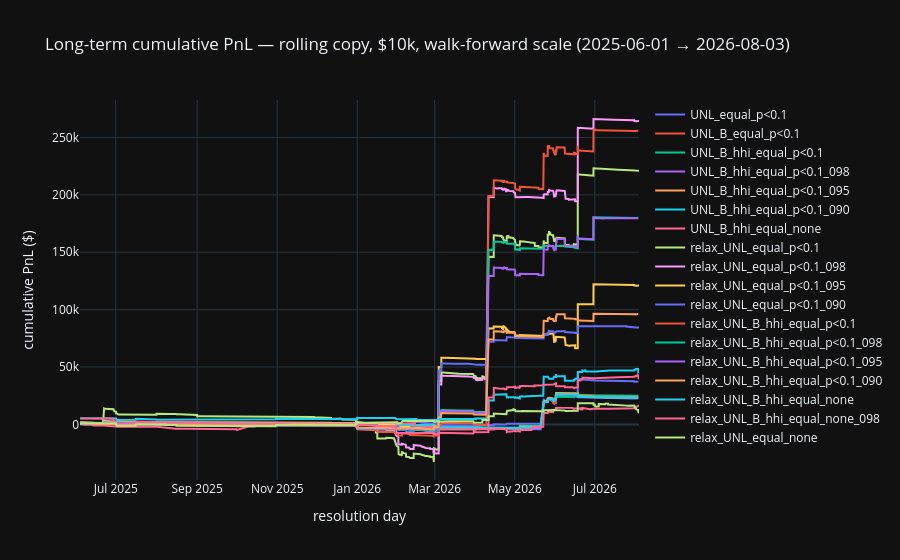
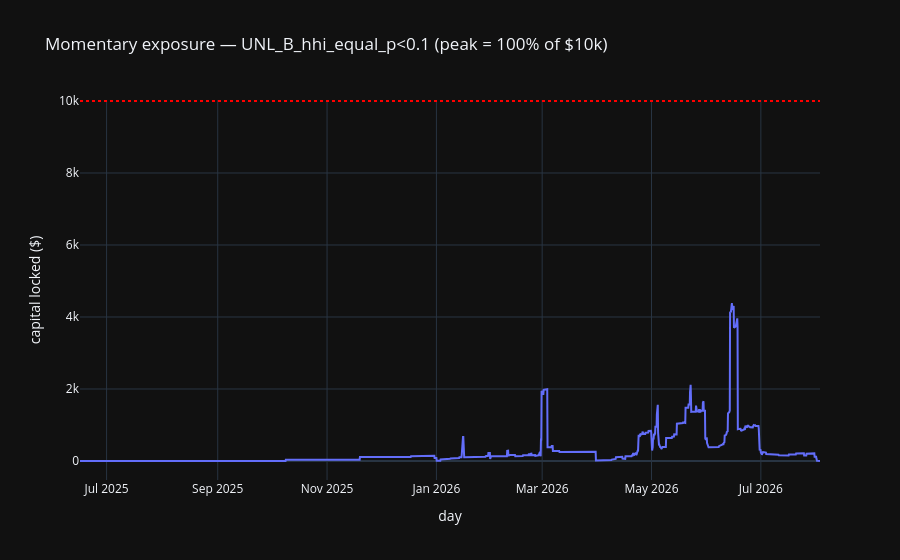
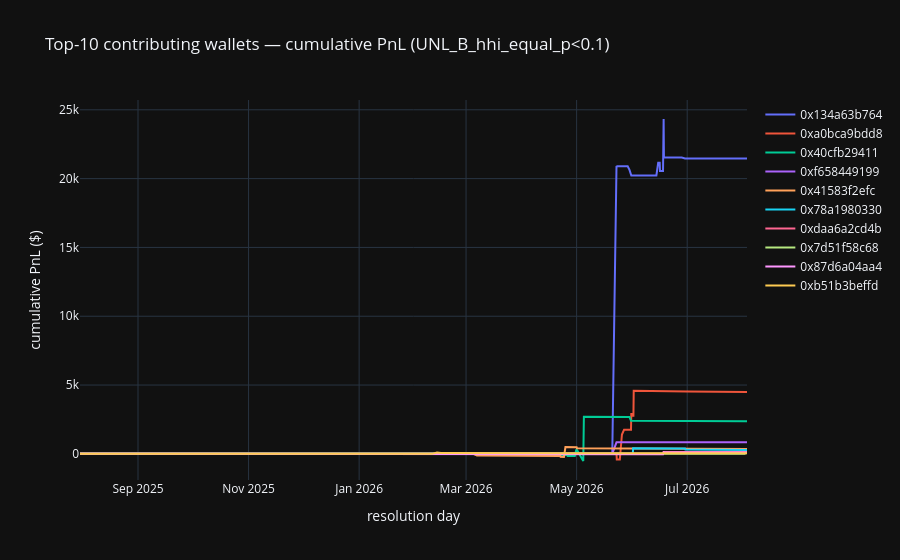

Source (notebook cell) for these figures, in order:
### Code cell
# Daily exposure + top-10 contributor wallets (primary config)
import plotly.graph_objects as go

prim = lt_out["UNL_B_hhi_equal_p<0.1"]
sub = prim["fr"].loc[prim["res"]["taken"]].copy()
qty = np.clip(1.0 * sub["score1"] * sub["alpha_wf"] * sub["copyable_qty_5m_100"],
              0.0, sub["copyable_qty_5m_100"])
cost = sub["price"] * qty
op = sub["dt"].dt.floor("4h")
cl = np.maximum(
    pd.to_datetime(sub["end_date_iso"], utc=True).values.astype("datetime64[ns]"),
    pd.to_datetime(sub["market_close"], utc=True).values.astype("datetime64[ns]"),
)
cl = pd.DatetimeIndex(cl).tz_localize("UTC").floor("4h")
day_idx = pd.date_range(prim["fr"]["dt"].min().floor("4h"),
                        prim["fr"]["dt"].max().floor("4h"), freq="4h", tz="UTC")
ev = pd.Series(0.0, index=day_idx)
ev = ev.add(pd.Series(cost.to_numpy(), index=op).groupby(level=0).sum(), fill_value=0.0)
ev = ev.add(-pd.Series(cost.to_numpy(), index=cl).groupby(level=0).sum(), fill_value=0.0)
expo = ev.cumsum()

fig = go.Figure()
for name, d in lt_out.items():
    fig.add_trace(go.Scatter(x=d["cum"].index, y=d["cum"].values, name=name, mode="lines"))
fig.update_layout(
    title=f"Long-term cumulative PnL — rolling copy, $10k, walk-forward scale ({LT_START.date()} → {DATA_END.date()})",
    template="plotly_dark", xaxis_title="resolution day", yaxis_title="cumulative PnL ($)",
)
fig.show()

fig2 = go.Figure()
fig2.add_trace(go.Scatter(x=expo.index, y=expo.values, name="capital locked", mode="lines"))
fig2.add_hline(y=BUDGET, line_dash="dot", line_color="red")
fig2.update_layout(
    title="Momentary exposure — UNL_B_hhi_equal_p<0.1 (peak = 100% of $10k)",
    template="plotly_dark", xaxis_title="day", yaxis_title="capital locked ($)",
)
fig2.show()

per_share = sub["copyable_pnl"] / sub["copyable_qty_5m_100"].replace(0, np.nan)
pnl = (per_share * qty).fillna(0.0)
g = pd.DataFrame({"wallet": sub["wallet"].to_numpy(), "rel": cl, "pnl": pnl.to_numpy()})
pw = g.groupby(["wallet", "rel"])["pnl"].sum().unstack().fillna(0.0).cumsum(axis=1)
top10 = pw.T.iloc[-1].nlargest(10).index
pwtop = pw.T[top10]

fig3 = go.Figure()
for w in top10:
    fig3.add_trace(go.Scatter(x=pwtop.index, y=pwtop[w].values, name=str(w)[:12], mode="lines"))
fig3.update_layout(
    title="Top-10 contributing wallets — cumulative PnL (UNL_B_hhi_equal_p<0.1)",
    template="plotly_dark", xaxis_title="resolution day", yaxis_title="cumulative PnL ($)",
)
fig3.show()

print("top-10 wallets, final cumulative PnL:")
print(pwtop.iloc[-1].sort_values(ascending=False).round(0).to_string())
print(f"top-10 share of total: {pwtop.iloc[-1].sum():,.0f} / {pw.T.iloc[-1].sum():,.0f} "
      f"({pwtop.iloc[-1].sum() / pw.T.iloc[-1].sum():.0%})")

### Figure 1 — Plotly figure (JSON) as saved in the notebook; plotly's stock layout.template omitted (floating-point values rounded to 4 significant figures; data arrays with more than 128 entries replaced by an {"elided": "..."} marker saying what was removed)
{"data": [{"mode": "lines", "name": "UNL_equal_p<0.1", "type": "scatter", "x": {"elided": "732 str values"}, "y": {"elided": "732 float values"}}, {"mode": "lines", "name": "UNL_B_equal_p<0.1", "type": "scatter", "x": {"elided": "367 str values"}, "y": {"elided": "367 float values"}}, {"mode": "lines", "name": "UNL_B_hhi_equal_p<0.1", "type": "scatter", "x": {"elided": "367 str values"}, "y": {"elided": "367 float values"}}, {"mode": "lines", "name": "UNL_B_hhi_equal_p<0.1_098", "type": "scatter", "x": {"elided": "367 str values"}, "y": {"elided": "367 float values"}}, {"mode": "lines", "name": "UNL_B_hhi_equal_p<0.1_095", "type": "scatter", "x": {"elided": "367 str values"}, "y": {"elided": "367 float values"}}, {"mode": "lines", "name": "UNL_B_hhi_equal_p<0.1_090", "type": "scatter", "x": {"elided": "367 str values"}, "y": {"elided": "367 float values"}}, {"mode": "lines", "name": "UNL_B_hhi_equal_none", "type": "scatter", "x": {"elided": "1414 str values"}, "y": {"elided": "1414 float values"}}, {"mode": "lines", "name": "relax_UNL_equal_p<0.1", "type": "scatter", "x": {"elided": "2319 str values"}, "y": {"elided": "2319 float values"}}, {"mode": "lines", "name": "relax_UNL_equal_p<0.1_098", "type": "scatter", "x": {"elided": "2365 str values"}, "y": {"elided": "2365 float values"}}, {"mode": "lines", "name": "relax_UNL_equal_p<0.1_095", "type": "scatter", "x": {"elided": "2362 str values"}, "y": {"elided": "2362 float values"}}, {"mode": "lines", "name": "relax_UNL_equal_p<0.1_090", "type": "scatter", "x": {"elided": "2373 str values"}, "y": {"elided": "2373 float values"}}, {"mode": "lines", "name": "relax_UNL_B_hhi_equal_p<0.1", "type": "scatter", "x": {"elided": "1178 str values"}, "y": {"elided": "1178 float values"}}, {"mode": "lines", "name": "relax_UNL_B_hhi_equal_p<0.1_098", "type": "scatter", "x": {"elided": "1181 str values"}, "y": {"elided": "1181 float values"}}, {"mode": "lines", "name": "relax_UNL_B_hhi_equal_p<0.1_095", "type": "scatter", "x": {"elided": "1181 str values"}, "y": {"elided": "1181 float values"}}, {"mode": "lines", "name": "relax_UNL_B_hhi_equal_p<0.1_090", "type": "scatter", "x": {"elided": "1181 str values"}, "y": {"elided": "1181 float values"}}, {"mode": "lines", "name": "relax_UNL_B_hhi_equal_none", "type": "scatter", "x": {"elided": "3038 str values"}, "y": {"elided": "3038 float values"}}, {"mode": "lines", "name": "relax_UNL_B_hhi_equal_none_098", "type": "scatter", "x": {"elided": "3418 str values"}, "y": {"elided": "3418 float values"}}, {"mode": "lines", "name": "relax_UNL_equal_none", "type": "scatter", "x": {"elided": "5477 str values"}, "y": {"elided": "5477 float values"}}], "layout": {"title": {"text": "Long-term cumulative PnL — rolling copy, $10k, walk-forward scale (2025-06-01 → 2026-08-03)"}, "xaxis": {"title": {"text": "resolution day"}}, "yaxis": {"title": {"text": "cumulative PnL ($)"}}}}

### Figure 2 — Plotly figure (JSON) as saved in the notebook; plotly's stock layout.template omitted (floating-point values rounded to 4 significant figures; data arrays with more than 128 entries replaced by an {"elided": "..."} marker saying what was removed)
{"data": [{"mode": "lines", "name": "capital locked", "type": "scatter", "x": {"elided": "2470 str values"}, "y": {"elided": "2470 float values"}}], "layout": {"shapes": [{"line": {"color": "red", "dash": "dot"}, "type": "line", "x0": 0, "x1": 1, "xref": "x domain", "y0": 10000, "y1": 10000, "yref": "y"}], "title": {"text": "Momentary exposure — UNL_B_hhi_equal_p<0.1 (peak = 100% of $10k)"}, "xaxis": {"title": {"text": "day"}}, "yaxis": {"title": {"text": "capital locked ($)"}}}}

### Figure 3 — Plotly figure (JSON) as saved in the notebook; plotly's stock layout.template omitted (floating-point values rounded to 4 significant figures; data arrays with more than 128 entries replaced by an {"elided": "..."} marker saying what was removed)
{"data": [{"mode": "lines", "name": "0x134a63b764", "type": "scatter", "x": {"elided": "229 str values"}, "y": {"elided": "229 float values"}}, {"mode": "lines", "name": "0xa0bca9bdd8", "type": "scatter", "x": {"elided": "229 str values"}, "y": {"elided": "229 float values"}}, {"mode": "lines", "name": "0x40cfb29411", "type": "scatter", "x": {"elided": "229 str values"}, "y": {"elided": "229 float values"}}, {"mode": "lines", "name": "0xf658449199", "type": "scatter", "x": {"elided": "229 str values"}, "y": {"elided": "229 float values"}}, {"mode": "lines", "name": "0x41583f2efc", "type": "scatter", "x": {"elided": "229 str values"}, "y": {"elided": "229 float values"}}, {"mode": "lines", "name": "0x78a1980330", "type": "scatter", "x": {"elided": "229 str values"}, "y": {"elided": "229 float values"}}, {"mode": "lines", "name": "0xdaa6a2cd4b", "type": "scatter", "x": {"elided": "229 str values"}, "y": {"elided": "229 float values"}}, {"mode": "lines", "name": "0x7d51f58c68", "type": "scatter", "x": {"elided": "229 str values"}, "y": {"elided": "229 float values"}}, {"mode": "lines", "name": "0x87d6a04aa4", "type": "scatter", "x": {"elided": "229 str values"}, "y": {"elided": "229 float values"}}, {"mode": "lines", "name": "0xb51b3beffd", "type": "scatter", "x": {"elided": "229 str values"}, "y": {"elided": "229 float values"}}], "layout": {"title": {"text": "Top-10 contributing wallets — cumulative PnL (UNL_B_hhi_equal_p<0.1)"}, "xaxis": {"title": {"text": "resolution day"}}, "yaxis": {"title": {"text": "cumulative PnL ($)"}}}}
